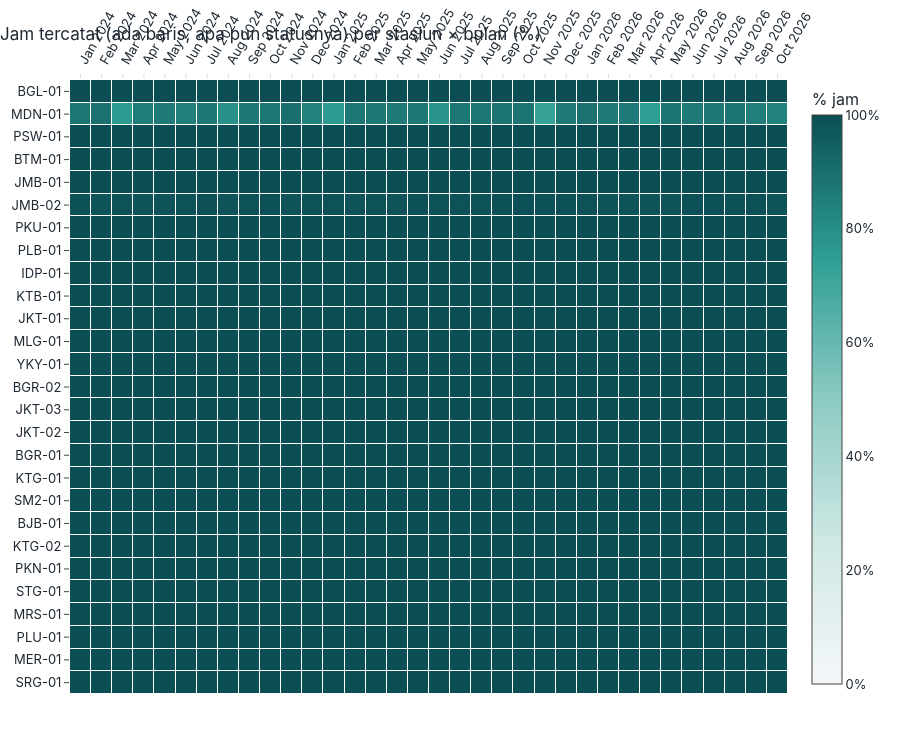

Notebook cell for this chart:
### Code cell
fig = P.fig_heatmap_ketersediaan(bul, urutan, "jam_tercatat", "Jam tercatat (ada baris, apa pun statusnya) per stasiun × bulan (%)")
style.simpan_html(fig, "02_kelengkapan_tercatat_heatmap")
fig.show()

# Kelengkapan VALID per stasiun (ringkas), dari terendah
kelengkapan = ring.set_index("kode")[["n_jam_unik", "persen_jam_hilang", "n_jam_valid", "persen_jam_valid"]].sort_values("persen_jam_valid")
display(kelengkapan.head(8))

### Figure 1 — Plotly figure (JSON) as saved in the notebook; plotly's stock layout.template omitted (floating-point values rounded to 4 significant figures; data arrays with more than 128 entries replaced by an {"elided": "..."} marker saying what was removed)
{"data": [{"colorbar": {"ticksuffix": "%", "title": {"text": "% jam"}}, "colorscale": [[0.0, "#F5F7FA"], [0.25, "#CFE8E4"], [0.5, "#8CCBC3"], [0.75, "#2E9E94"], [1.0, "#0B4F55"]], "hovertemplate": "Stasiun %{y}<br>%{x}<br>%{z:.1f}% jam<extra></extra>", "type": "heatmap", "x": ["Jan 2024", "Feb 2024", "Mar 2024", "Apr 2024", "May 2024", "Jun 2024", "Jul 2024", "Aug 2024", "Sep 2024", "Oct 2024", "Nov 2024", "Dec 2024", "Jan 2025", "Feb 2025", "Mar 2025", "Apr 2025", "May 2025", "Jun 2025", "Jul 2025", "Aug 2025", "Sep 2025", "Oct 2025", "Nov 2025", "Dec 2025", "Jan 2026", "Feb 2026", "Mar 2026", "Apr 2026", "May 2026", "Jun 2026", "Jul 2026", "Aug 2026", "Sep 2026", "Oct 2026"], "xgap": 1, "y": ["SRG-01", "MER-01", "PLU-01", "MRS-01", "STG-01", "PKN-01", "KTG-02", "BJB-01", "SM2-01", "KTG-01", "BGR-01", "JKT-02", "JKT-03", "BGR-02", "YKY-01", "MLG-01", "JKT-01", "KTB-01", "IDP-01", "PLB-01", "PKU-01", "JMB-02", "JMB-01", "BTM-01", "PSW-01", "MDN-01", "BGL-01"], "ygap": 1, "z": {"elided": "27x34 float values"}, "zmax": 100, "zmin": 0}], "layout": {"height": 754, "title": {"text": "Jam tercatat (ada baris, apa pun statusnya) per stasiun × bulan (%)"}, "xaxis": {"showgrid": false, "side": "top", "tickangle": -60}, "yaxis": {"autorange": true, "showgrid": false}}}
